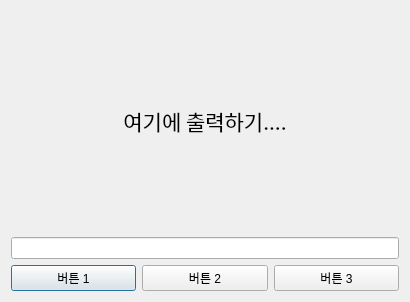
<?xml version="1.0" encoding="UTF-8"?>
<ui version="4.0">
 <class>Dialog</class>
 <widget class="QDialog" name="Dialog">
  <property name="geometry">
   <rect>
    <x>0</x>
    <y>0</y>
    <width>410</width>
    <height>298</height>
   </rect>
  </property>
  <property name="windowTitle">
   <string>Dialog</string>
  </property>
  <layout class="QVBoxLayout" name="verticalLayout">
   <item>
    <layout class="QVBoxLayout" name="verticalLayout_2">
     <item>
      <widget class="QLabel" name="label">
       <property name="minimumSize">
        <size>
         <width>0</width>
         <height>220</height>
        </size>
       </property>
       <property name="font">
        <font>
         <family>HY견고딕</family>
         <pointsize>16</pointsize>
        </font>
       </property>
       <property name="text">
        <string>여기에 출력하기....</string>
       </property>
       <property name="alignment">
        <set>Qt::AlignCenter</set>
       </property>
      </widget>
     </item>
     <item>
      <widget class="QLineEdit" name="lineEdit"/>
     </item>
     <item>
      <layout class="QHBoxLayout" name="horizontalLayout">
       <item>
        <widget class="QPushButton" name="pushButton_3">
         <property name="text">
          <string>버튼 1</string>
         </property>
        </widget>
       </item>
       <item>
        <widget class="QPushButton" name="pushButton_2">
         <property name="text">
          <string>버튼 2</string>
         </property>
        </widget>
       </item>
       <item>
        <widget class="QPushButton" name="pushButton">
         <property name="text">
          <string>버튼 3</string>
         </property>
        </widget>
       </item>
      </layout>
     </item>
    </layout>
   </item>
  </layout>
 </widget>
 <resources/>
 <connections>
  <connection>
   <sender>pushButton_3</sender>
   <signal>clicked()</signal>
   <receiver>Dialog</receiver>
   <slot>slot_1st()</slot>
   <hints>
    <hint type="sourcelabel">
     <x>85</x>
     <y>285</y>
    </hint>
    <hint type="destinationlabel">
     <x>87</x>
     <y>296</y>
    </hint>
   </hints>
  </connection>
  <connection>
   <sender>pushButton_2</sender>
   <signal>clicked()</signal>
   <receiver>Dialog</receiver>
   <slot>slot_2nd()</slot>
   <hints>
    <hint type="sourcelabel">
     <x>174</x>
     <y>285</y>
    </hint>
    <hint type="destinationlabel">
     <x>183</x>
     <y>296</y>
    </hint>
   </hints>
  </connection>
  <connection>
   <sender>lineEdit</sender>
   <signal>textChanged(QString)</signal>
   <receiver>label</receiver>
   <slot>setText(QString)</slot>
   <hints>
    <hint type="sourcelabel">
     <x>131</x>
     <y>250</y>
    </hint>
    <hint type="destinationlabel">
     <x>130</x>
     <y>191</y>
    </hint>
   </hints>
  </connection>
  <connection>
   <sender>pushButton</sender>
   <signal>clicked()</signal>
   <receiver>Dialog</receiver>
   <slot>slot_3rd()</slot>
   <hints>
    <hint type="sourcelabel">
     <x>317</x>
     <y>273</y>
    </hint>
    <hint type="destinationlabel">
     <x>317</x>
     <y>298</y>
    </hint>
   </hints>
  </connection>
 </connections>
 <slots>
  <slot>slot_1st()</slot>
  <slot>slot_2nd()</slot>
  <slot>slot_3rd()</slot>
 </slots>
</ui>
